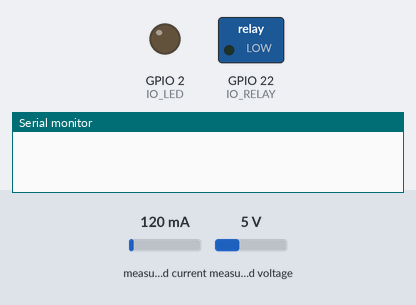
A sketch run on a simulated ESP32. Shown: switched loads named in the sketch (green lamp = pin HIGH), output pins drawn as LEDs (lit = HIGH), the last lines printed to the serial monitor. The inputs (shaded band) are chosen by the test bench; at power-on: measured current 120 mA, measured voltage 5 V. WiFi joins after 1.5 s; servers stay silent unless stated.

Above: at 1.1 s.
At 3.8 s:
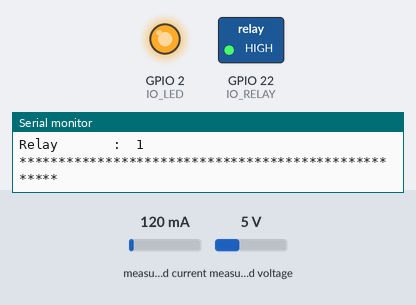
3.9 s: measured current set to 500 mA
Timing chart, 0 to 6.9 s (numbered marks = the images above; inputs shaded):
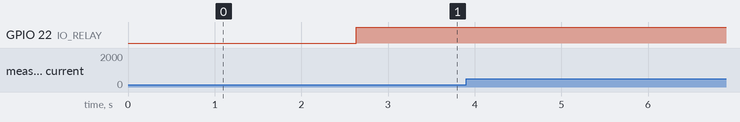

The sketch:

Medidor-de-Energia-IoT.ino
```cpp
#include <stdio.h>
#include <string.h>
#include <stdlib.h>
#include "freertos/FreeRTOS.h"
#include "freertos/task.h"

#include <Arduino.h>
#include <WiFi.h>
#include <WiFiMulti.h>
#include <HTTPClient.h>
#include <HardwareSerial.h>
#include <PZEM004T.h>         // Where to find this library: https://github.com/olehs/PZEM004T

/*
 *  ESP32 HARDWARE DETAILS **********************************************
 *
 - To stablish communicaiont between ESP32 and PZEM004T module, ESP32 uses
 UART2 peripheral and the pins are: IO-16(RX2) and IO-17(TX2);

 - To control solid state relay, ESP32 uses IO-22(D22).

*************************************************************************/

/*
 *  DEFINES MUST BE HERE! **********************************************
 */
#define CORE_0    (unsigned char)0
#define CORE_1    (unsigned char)1

#define WIFISSID  "insert your SSID here"
#define PASSWORD  "insert your password here"

#define IO_RELAY  (uint8_t)22
#define IO_LED    (uint8_t)2

/***********************************************************************/

/*
 *  FUNCTION PROTOTYPES MUST BE HERE! ***********************************
 */
void prvSetupHardware (void);
void vPrintStr        (const    char *pcString);
void vPrintStrNum     (const    char *pcString, uint32_t uiValue);
void vPrintStrFloat   (const    char *pcString, float fValue);
void vPrintHex        (uint32_t uiValue);
void vHttpTask        (void     *pvParameters);
void vPzemTask        (void     *pvParameters);
/***********************************************************************/

/*
 *  GLOBAL VARIABLES MUST BE HERE! **************************************
 */
/* Wi-Fi --------------------------------------------------------------*/
WiFiClient      client;
WiFiMulti       wifiMulti;

/* FreeRTOS -----------------------------------------------------------*/
portMUX_TYPE    myMutex           = portMUX_INITIALIZER_UNLOCKED;
QueueHandle_t   xPzemQueue        = NULL;

/* HTTP ---------------------------------------------------------------*/
String          apiKey            = "insert your TagoIO device token here";
const char*     server            = "api.tago.io";

/* PZEM004T module-----------------------------------------------------*/
HardwareSerial  PzemSerial2(2);
PZEM004T        Pzem004t(&PzemSerial2);
IPAddress       Ip(192,168,1,1);
/***********************************************************************/

/*
 *  STRUCTS MUST BE HERE! ***********************************************
 */
typedef struct
{
  uint8_t  ucChipRev        ;// ESP32 chip revision
  uint32_t uiCpuFreq        ;// CPU frequency value
  uint32_t uiFreeHeapSize   ;// Free heap memory size
  uint64_t ulMac            ;// MAC address of ESP32

}SysStatus_t;

SysStatus_t stSysStatus =
{
  .ucChipRev        = 0,
  .uiCpuFreq        = 0,
  .uiFreeHeapSize   = 0,
  .ulMac            = 0
};

typedef struct
{
  bool    bRelay    ; // State of relay: ON (1) or OFF (0)
  uint8_t fPercent  ; // Percentual of load (máx. 2A = 100%)
  float   fVoltage  ; // Voltage of line
  float   fCurrent  ; // Current consumed by load
  float   fEnergy   ; // Energy consumed by load
  float   fPower    ; // Power consumed

}PzemData_t;

PzemData_t stPzem =
{
  .bRelay     = 0,
  .fPercent   = 0,
  .fVoltage   = 0,
  .fCurrent   = 0,
  .fEnergy    = 0,
  .fPower     = 0

};
/***********************************************************************/

/**
  * @brief  : Print strings
  * @param  : const char*
  * @retval : void
  */
void vPrintStr(const char *pcString)
{
  portENTER_CRITICAL(&myMutex);
  {
    Serial.print((char*)pcString);
    Serial.flush();
  }
  portEXIT_CRITICAL(&myMutex);
}

/**
  * @brief  : Print strings and int numbers
  * @param  : const char* and uint32_t
  * @retval : void
  */
void vPrintStrNum(const char *pcString, uint32_t uiValue)
{
  portENTER_CRITICAL(&myMutex);
  {
    char buffer[64] = {0};
    sprintf(buffer, "%s %lu\r", pcString, uiValue);
    Serial.println((char*)buffer);
  }
  portEXIT_CRITICAL(&myMutex);
}

/**
  * @brief  : Print strings and float numbers
  * @param  : const char* and float
  * @retval : void
  */
void vPrintStrFloat(const char *pcString, float fValue)
{
  portENTER_CRITICAL(&myMutex);
  {
    char buffer[64] = {0};
    sprintf(buffer, "%s %4.2f\r", pcString, fValue);
    Serial.println((char*)buffer);
  }
  portEXIT_CRITICAL(&myMutex);
}

/**
  * @brief  : Print hexadecimal values
  * @param  : uint32_t
  * @retval : void
  */
void vPrintHex(uint32_t uiValue)
{
  portENTER_CRITICAL(&myMutex);
  {
    char buffer[64] = {0};
    sprintf(buffer, " %08X", uiValue);
    Serial.print((char*)buffer);
  }
  portEXIT_CRITICAL(&myMutex);
}

/**
  * @brief  : HTTP task. All about connection, JSON formating and post values.
  * @param  : void *
  * @retval : void
  */
void vHttpTask(void *pvParameters)
{
  // Local variable
  PzemData_t stPzemPost = {0};

  //
  vPrintStr("HTTP task has started...");

  for(;;)
  {
    // Wi-Fi is connected?
    if((wifiMulti.run() == WL_CONNECTED))
    {
      // Connected to network!
      digitalWrite(IO_LED, HIGH);

      // Waiting for receiving queue from PZEM task
      if(xQueueReceive(xPzemQueue, &stPzemPost, (TickType_t)10) == pdPASS)
      {
        //Inicia um client TCP para o envio dos dados
        if(client.connect(server, 80))
        {
          vPrintStr("\n\n****************************************************\n");
          vPrintStr("*************** CONNECTED TO TAGOIO ****************\n");
          vPrintStr("****************************************************\n");
          String      strPost     = "";
          String      strPostData = "";

          /* JSON data formatation ******************************************************************************/
          strPostData  = "[\n{\n\"variable\": \"fVoltage\",\n\"value\": " + String(stPzemPost.fVoltage) +"\n},\n";
          strPostData += "{\n\"variable\": \"fCurrent\",\n\"value\": "    + String(stPzemPost.fCurrent) +"\n},\n";
          strPostData += "{\n\"variable\": \"fEnergy\",\n\"value\": "     + String(stPzemPost.fEnergy)  +"\n},\n";
          strPostData += "{\n\"variable\": \"fPower\",\n\"value\": "      + String(stPzemPost.fPower)   +"\n},\n";
          strPostData += "{\n\"variable\": \"bRelay\",\n\"value\": "      + String(stPzemPost.bRelay)   +"\n},\n";
          strPostData += "{\n\"variable\": \"Percent\",\n\"value\": "     + String(stPzemPost.fPercent) +"\n}\n]";
          /******************************************************************************************************/

          strPost = "POST /data HTTP/1.1\n";
          strPost += "Host: api.tago.io\n";
          strPost += "Device-Token: "+apiKey+"\n";
          strPost += "_ssl: false\n";
          strPost += "Content-Type: application/json\n";
          strPost += "Content-Length: "+String(strPostData.length())+"\n";
          strPost += "\n";
          strPost += strPostData;

          // Post header and content
          client.print(strPost);

          uint32_t uiTimeout = millis();
          while(client.available() == 0)
          {
            if(millis() - uiTimeout > 5000)
            {
              Serial.print(">>> Client Timeout !\n");
              client.stop();
              break;
            }
          }

          while(client.available())
          {
            String strLine = client.readStringUntil('\r');
            Serial.print(strLine);
          }
        }
        // Close TCP/IP connection
        client.stop();
      }
    }
    else
    {
      vPrintStr("\n\n****************************************************\n");
      vPrintStr("!!!!! Trying to reconnect to local network... !!!!!!");
      vPrintStr("\n****************************************************\n\n");
      // Disconnected to local network
      digitalWrite(IO_LED, LOW);
      wifiMulti.addAP(WIFISSID, PASSWORD);
    }
    vTaskDelay(15000/portTICK_PERIOD_MS);
  }
}

/**
  * @brief  : PZEM004T task. All about read values and cheking communicaiont with module.
  * @param  : void *
  * @retval : void
  */
void vPzemTask(void *pvParameters)
{
  //
  PzemData_t *PzemLocal = (PzemData_t*)pvParameters;
  //
  vPrintStr("PZEM004T task has started...");

  // Local variable just for "TEST"!
  uint32_t  uiTemp    = 0;
  float     fPzemRet  = 0;

  if(Pzem004t.setAddress(Ip))
  {
    vPrintStr("\n\n****************************************************\n");
    vPrintStr("*************** PZEM004T MODULE OK *****************\n");
    vPrintStr("****************************************************\n\n");
    digitalWrite(IO_RELAY, HIGH);
    PzemLocal->bRelay = true;
  }

  // Loop
  for( ;; )
  {
    if(Pzem004t.setAddress(Ip))
    {
      // Read all value needed
      fPzemRet = Pzem004t.current(Ip);
      if(fPzemRet >= 0.000)
      {
        PzemLocal->fCurrent = fPzemRet;
      }

      fPzemRet = 0;
      fPzemRet = Pzem004t.current(Ip);
      if(fPzemRet >= 0.000)
      {
        PzemLocal->fPercent = ((fPzemRet / 2) * 100);
      }

      fPzemRet = 0;
      fPzemRet = Pzem004t.voltage(Ip);
      if(fPzemRet >= 0.000)
      {
        PzemLocal->fVoltage = fPzemRet;
      }

      fPzemRet = 0;
      fPzemRet = Pzem004t.energy(Ip);
      if(fPzemRet >= 0.000)
      {
        PzemLocal->fEnergy = fPzemRet;
      }

      fPzemRet = 0;
      fPzemRet = Pzem004t.power(Ip);
      if(fPzemRet >= 0.000)
      {
        PzemLocal->fPower  = fPzemRet;
      }

      if( (PzemLocal->fCurrent >= 0.00) &&
          (PzemLocal->fPercent >= 0.00) &&
          (PzemLocal->fVoltage >= 0.00) &&
          (PzemLocal->fEnergy  >= 0.00) &&
          (PzemLocal->fPower   >= 0.00))
        {
          // Sending the queue to the HTTP task
          xQueueSendToBack(xPzemQueue, PzemLocal, 10);
        }

      // Print all values posted at TagoIO website
      vPrintStr     ("\n\n****************************************************\n");
      vPrintStr     ("********* VALUES READ FROM PZEM004T MODULE *********\n");
      vPrintStr     ("****************************************************\n");
      vPrintStrFloat("Voltage  (V): ", PzemLocal->fVoltage);
      vPrintStrFloat("Current  (A): ", PzemLocal->fCurrent);
      vPrintStrFloat("Power    (W): ", PzemLocal->fPower);
      vPrintStrFloat("Energy (W.h): ", PzemLocal->fEnergy);
      vPrintStrFloat("Percent  (%): ", PzemLocal->fPercent);
      vPrintStrNum  ("Relay       : ", PzemLocal->bRelay);
      vPrintStr     ("****************************************************\n\n");
    }
    else
    {
      for( ;; )
      {
        vPrintStr("\n\n****************************************************\n");
        vPrintStr("*************** PZEM004T ERROR !!! *****************\n");
        vPrintStr("****************************************************\n\n");
        vTaskDelay(1000/portTICK_PERIOD_MS);
        if(Pzem004t.setAddress(Ip))
        {
          break;
        }
      }
    }
    // Delay
    vTaskDelay(100/portTICK_PERIOD_MS);
  }
}

/**
  * @brief  : Setting up UART, GPIOs, Wi-Fi connection, System Infos, etc.
  * @param  : void
  * @retval : void
  */
void prvSetupHardware(void)
{
  //
  uint32_t uiTimeout = 0;

  /* UART **********************************************************/
  Serial.begin(115200);
  delay(1000);
  /*****************************************************************/

  /* GPIO **********************************************************/
  pinMode     (IO_RELAY , OUTPUT);
  pinMode     (IO_LED   , OUTPUT);
  digitalWrite(IO_RELAY , LOW);
  digitalWrite(IO_LED   , LOW);
  /*****************************************************************/

  /* Wi-Fi *********************************************************/
  // Connect to the local network
  wifiMulti.addAP(WIFISSID, PASSWORD);
  // Delay 50ms
  delay(50);

  // Get current millis value
  uiTimeout = millis();

  // Check if is connected to local network
  while(wifiMulti.run() != WL_CONNECTED)
  {
    // Print point indicating waiting...
    vPrintStr(".");

    // Check timeout
    if(millis() - uiTimeout > 15000)
    {
      vPrintStr("\n\n****************************************************\n");
      vPrintStr("!!!!!!!!!!!!!! Restarting ESP32 module !!!!!!!!!!!!!\n");
      vPrintStr("****************************************************\n\n");
      ESP.restart();
    }
    delay(500);
  }
  // Indicating that Wi-Fi is connected!
  digitalWrite(IO_LED, HIGH);
  /*****************************************************************/

  /* Getting ESP32 system informations *****************************/
  stSysStatus.ucChipRev         = ESP.getChipRevision();
  stSysStatus.uiCpuFreq         = ESP.getCpuFreqMHz();
  stSysStatus.uiFreeHeapSize    = ESP.getFreeHeap();
  stSysStatus.ulMac             = ESP.getEfuseMac();
  /*****************************************************************/

  vPrintStr   ("\n\nXXXXXXXXXXXXXXXXXXXXXXXXXXXXXXXXXXXXXXXXXXXXXXXXXXXX\n");
  vPrintStr   ("******* GAUGE - IoT ENERGY MEASURE EQUIPMENT *******\n");
  vPrintStr   ("************* Eder Tadeu Silva Andrade *************\n");
  vPrintStr   ("************ ESP32 + FreeRTOS + TagoIO *************\n");
  vPrintStr   ("****************************************************\n");
  vPrintStr   ("----------------------------------------------------\n");
  vPrintStr   ("****************************************************\n");
  vPrintStr   ("************* ESP32 SYSTEM INFORMATION *************\n");
  vPrintStr   ("****************************************************\n");
  vPrintStrNum("Chip revision -----------:", stSysStatus.ucChipRev);
  vPrintStrNum("CPU frequency ------(MHz):", stSysStatus.uiCpuFreq);
  vPrintStrNum("Free Heap Size -------(B):", stSysStatus.uiFreeHeapSize);
  vPrintStr   ("MAC address -------------:");
  vPrintHex   ((uint16_t)(stSysStatus.ulMac >> 32));
  vPrintHex   (stSysStatus.ulMac);
  vPrintStr   ("\nWi-Fi -------------------: OK");
  vPrintStr   ("\nIP ----------------------: ");
  Serial.println(WiFi.localIP());
  vPrintStr   ("****************************************************\n");
  vPrintStr   ("XXXXXXXXXXXXXXXXXXXXXXXXXXXXXXXXXXXXXXXXXXXXXXXXXXXX\n\n");

  // Creating a queue to notigy HTTP task about the PZEM values read
  xPzemQueue = xQueueCreate(2, sizeof(PzemData_t));

  // Test if was possible to alloca a queue
  if(xPzemQueue == NULL)
  {
    vPrintStr("Impossible to allocate a Queue for PZEM task!!!\n");
  }
}

/**
  * @brief  : Setting up hardware and creating tasks.
  * @param  : void
  * @retval : void
  */
void setup(void)
{
  prvSetupHardware();

  xTaskCreatePinnedToCore(vPzemTask  ,
                          "PZEM task",
                          (configMINIMAL_STACK_SIZE + 1024),
                          &stPzem,
                          2,
                          NULL,
                          CORE_1);

  xTaskCreatePinnedToCore(vHttpTask ,
                          "HTTP task"  ,
                          (configMINIMAL_STACK_SIZE + 2048),

                          NULL,
                          3,
                          NULL,
                          CORE_1);
}

void loop(void)
{
  vTaskDelay(10/portTICK_PERIOD_MS);
}
```
